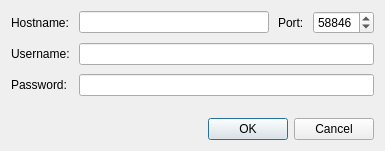
<?xml version="1.0" encoding="UTF-8"?>
<ui version="4.0">
 <author>Nikita Nemkin</author>
 <class>AddHostDialog</class>
 <widget class="QDialog" name="AddHostDialog">
  <property name="windowModality">
   <enum>Qt::NonModal</enum>
  </property>
  <property name="geometry">
   <rect>
    <x>0</x>
    <y>0</y>
    <width>385</width>
    <height>151</height>
   </rect>
  </property>
  <property name="minimumSize">
   <size>
    <width>0</width>
    <height>121</height>
   </size>
  </property>
  <property name="maximumSize">
   <size>
    <width>16777215</width>
    <height>16777215</height>
   </size>
  </property>
  <property name="windowTitle">
   <string extracomment=",8.25,-1,5,50,0,0,0,0,0">Add Host</string>
  </property>
  <property name="modal">
   <bool>true</bool>
  </property>
  <layout class="QVBoxLayout" name="verticalLayout">
   <property name="spacing">
    <number>9</number>
   </property>
   <item>
    <layout class="QFormLayout" name="formLayout">
     <property name="fieldGrowthPolicy">
      <enum>QFormLayout::AllNonFixedFieldsGrow</enum>
     </property>
     <item row="0" column="0">
      <widget class="QLabel" name="label">
       <property name="text">
        <string>Hostname:</string>
       </property>
       <property name="buddy">
        <cstring>text_host</cstring>
       </property>
      </widget>
     </item>
     <item row="0" column="1">
      <layout class="QHBoxLayout" name="horizontalLayout">
       <item>
        <widget class="QLineEdit" name="text_host">
         <property name="maxLength">
          <number>256</number>
         </property>
        </widget>
       </item>
       <item>
        <widget class="QLabel" name="label_4">
         <property name="text">
          <string>Port:</string>
         </property>
         <property name="buddy">
          <cstring>text_port</cstring>
         </property>
        </widget>
       </item>
       <item>
        <widget class="QSpinBox" name="text_port">
         <property name="minimumSize">
          <size>
           <width>60</width>
           <height>0</height>
          </size>
         </property>
         <property name="maximum">
          <number>65535</number>
         </property>
         <property name="value">
          <number>58846</number>
         </property>
        </widget>
       </item>
      </layout>
     </item>
     <item row="1" column="0">
      <widget class="QLabel" name="label_2">
       <property name="text">
        <string>Username:</string>
       </property>
       <property name="buddy">
        <cstring>text_username</cstring>
       </property>
      </widget>
     </item>
     <item row="1" column="1">
      <widget class="QLineEdit" name="text_username">
       <property name="maxLength">
        <number>256</number>
       </property>
      </widget>
     </item>
     <item row="2" column="0">
      <widget class="QLabel" name="label_3">
       <property name="text">
        <string>Password:</string>
       </property>
       <property name="buddy">
        <cstring>text_password</cstring>
       </property>
      </widget>
     </item>
     <item row="2" column="1">
      <widget class="QLineEdit" name="text_password">
       <property name="maxLength">
        <number>256</number>
       </property>
       <property name="echoMode">
        <enum>QLineEdit::Password</enum>
       </property>
      </widget>
     </item>
    </layout>
   </item>
   <item>
    <widget class="QDialogButtonBox" name="button_box">
     <property name="orientation">
      <enum>Qt::Horizontal</enum>
     </property>
     <property name="standardButtons">
      <set>QDialogButtonBox::Cancel|QDialogButtonBox::Ok</set>
     </property>
    </widget>
   </item>
  </layout>
 </widget>
 <tabstops>
  <tabstop>text_host</tabstop>
  <tabstop>text_port</tabstop>
  <tabstop>text_username</tabstop>
  <tabstop>text_password</tabstop>
  <tabstop>button_box</tabstop>
 </tabstops>
 <resources/>
 <connections>
  <connection>
   <sender>button_box</sender>
   <signal>accepted()</signal>
   <receiver>AddHostDialog</receiver>
   <slot>accept()</slot>
   <hints>
    <hint type="sourcelabel">
     <x>182</x>
     <y>97</y>
    </hint>
    <hint type="destinationlabel">
     <x>9</x>
     <y>73</y>
    </hint>
   </hints>
  </connection>
  <connection>
   <sender>button_box</sender>
   <signal>rejected()</signal>
   <receiver>AddHostDialog</receiver>
   <slot>reject()</slot>
   <hints>
    <hint type="sourcelabel">
     <x>248</x>
     <y>99</y>
    </hint>
    <hint type="destinationlabel">
     <x>229</x>
     <y>116</y>
    </hint>
   </hints>
  </connection>
 </connections>
</ui>
